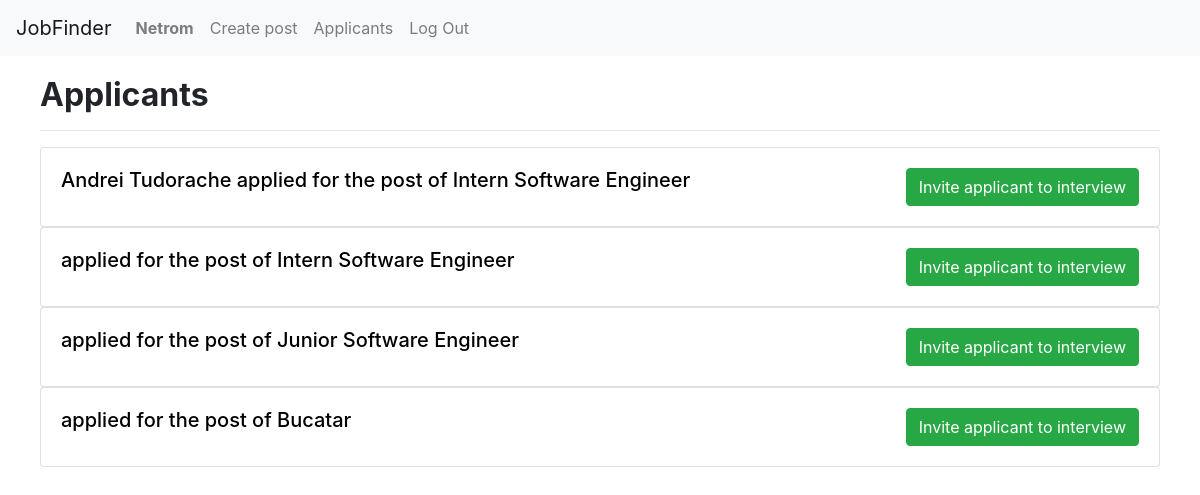
The page /applicants (signed in) on the database as committed earlier.
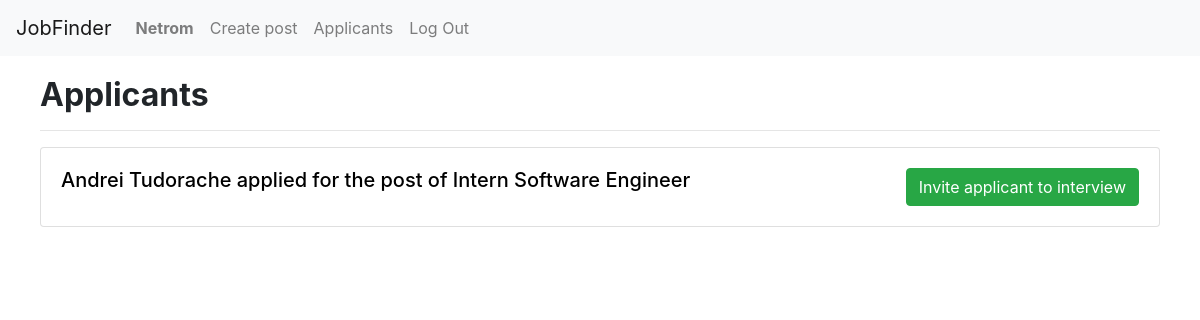
The same page on the database as committed later.
### JobFinderApp/models.py (models this page shows, shortened)
class User(AbstractUser):
    description = models.CharField(max_length=500, blank=True, null=True)
    birth_date = models.DateField(blank=True, null=True)
    field = models.CharField(max_length=500, blank=True, null=True)
    is_company = models.BooleanField(default=False)
    location = models.CharField(max_length=100, blank=True, null=True)
    link_to_location = models.CharField(max_length=200, blank=True, null=True)
    class Meta:
        ordering = ['-id']

class Job(models.Model):
    user = models.ForeignKey(User, on_delete=models.CASCADE, related_name="job_posts")
    applicants = models.ManyToManyField(User, related_name="applications", blank=True)
    title = models.CharField(max_length=50)
    level = models.CharField(max_length=50)
    description = models.TextField(max_length=2000)
    requirements = models.TextField(max_length=1500)
    compensation = models.TextField(max_length=1500, default="None")
    field = models.CharField(max_length=500, blank=True, null=True)
    class Meta:
        ordering = ['-id']

### JobFinderApp/views.py (the view)
# urls.py: path("applicants", views.applicants, name="applicants"),
def applicants(request):
    if request.user.is_company:
        return render(request, "JobFinderApp/applicants.html", {
            "posts": Job.objects.filter(user = request.user)
        })

### JobFinderApp/templates/JobFinderApp/applicants.html (shortened to what this page needs)
{% extends "JobFinderApp/layout.html" %}
{% load static %}
{% block body %}
    <div class="container-fluid" style="padding: 20px 40px">
        <h2><strong>Applicants</strong></h2>
        <hr>
        {% for post in posts %}
            {% for applicant in post.applicants.all %}
                <a href="{% url 'profile' applicant.username %}" style="text-decoration: none; color: black;">
                    <div class="card post">
                        <div class="card-body">
                            <button id="btn_{{ post.id }}_{{ applicant.id }}" data-id="{{ post.id }}_{{ applicant.id }}" class="btn btn-success" style="float: right">Invite applicant to interview</button>
                            <h5 class="card-title mb-0">{{ applicant.first_name }} {{ applicant.last_name}} applied for the post of {{ post.title }}</h5>
                        </div>
                    </div>
                </a>
            {% endfor %}
        {% endfor %}
    </div>
{% endblock %}

Rows that differ between the two databases and show on the page:
no longer on this page (row edited): User: {{ post.title }} "Intern Software Engineer"
no longer on this page (row unchanged): Job: title "Junior Software Engineer"
no longer on this page (row unchanged): Job: title "Bucatar"
